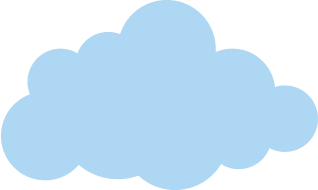
#> input picture gamedata/cloud2.png, 318 x 190 px
$ python createpic.py
#> lines starting #> are read from the running program, lines starting #| are printed output that depends on the picture
from PIL import Image
import random
import os

def check_collision(rect1, rect2):
    x1, y1, w1, h1 = rect1
    x2, y2, w2, h2 = rect2
    if (x1 < x2 + w2 and x1 + w1 > x2 and y1 < y2 + h2 and y1 + h1 > y2):
        return True
    return False

def backtrack(bottom, images, positions, available_area):
    if len(images) == 0:
        return True
    image = images[0]
    random.shuffle(available_area)  # shuffle available areas to reduce bias
    for i in range(len(available_area)):
        x, y = available_area[i]
        if x + image.width > bottom.width or y + image.height > bottom.height:
            continue
        overlapping = False
        for pos in positions:
            if check_collision((x, y, image.width, image.height), pos):
                overlapping = True
                break
        if not overlapping:
            bottom.paste(image, (x, y), image)
            positions.append((x, y, image.width, image.height))
            if backtrack(bottom, images[1:], positions, available_area[:i] + available_area[i+1:]):
                return True
            positions.pop()
    return False

# Tạo danh sách tên các file png trong gamedata
clouds = ['gamedata/cloud1.png', 'gamedata/cloud2.png']
others = ['gamedata/origin/human1.png', 'gamedata/origin/human2.png', 'gamedata/origin/human3.png', 'gamedata/origin/human4.png', 'gamedata/origin/human5.png', 'gamedata/origin/human6.png','gamedata/origin/human7.png','gamedata/origin/human8.png','gamedata/origin/human9.png','gamedata/origin/human10.png','gamedata/origin/food1.png', 'gamedata/origin/food2.png', 'gamedata/origin/food3.png', 'gamedata/origin/food4.png', 'gamedata/origin/food5.png', 'gamedata/origin/food6.png', 'gamedata/origin/food7.png', 'gamedata/origin/food8.png', 'gamedata/origin/food9.png', 'gamedata/origin/food10.png', 'gamedata/origin/food11.png', 'gamedata/origin/food12.png']

# Tạo ảnh background với kích thước 1920x1080 và màu (204, 255, 229)
background = Image.new('RGBA', (720, 720), (204, 255, 229))


top = background.crop((0, 0, 720, 200))
bottom = background.crop((0, 200, 720, 720))
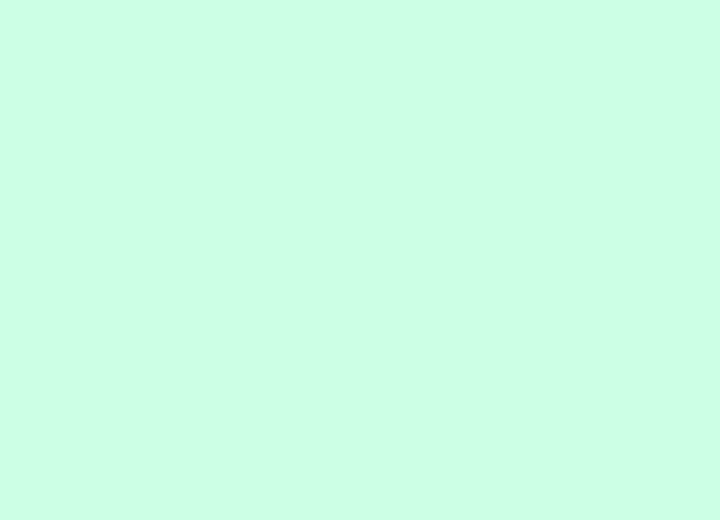
#> bottom: PIL image 720x520 RGBA; mean R, G, B, A 204, 255, 229, 255
cloud_positions = []  # List lưu trữ vị trí đã chèn của các đám mây
other_positions = []


# Chèn 4 đám mây ngẫu nhiên phía trên ảnh
for i in range(10):
    t = random.choice(clouds)
    cloud = Image.open(t).convert('RGBA')
#> cloud is the input picture: PIL image 318x190 RGBA; mean R, G, B, A 113.9, 141.4, 159, 164.6
    r, g, b, a = cloud.split()
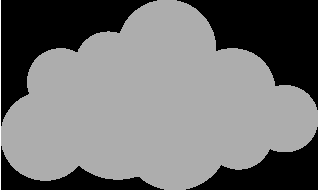
#> r: PIL image 318x190 L; min 0, max 255, mean 113.9
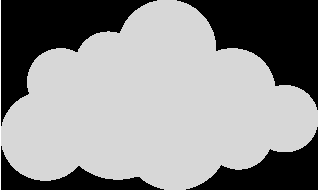
#> g: PIL image 318x190 L; min 0, max 255, mean 141.4
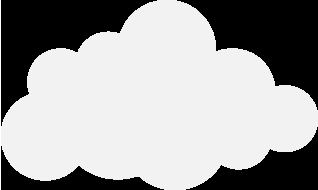
#> b: PIL image 318x190 L; min 0, max 255, mean 159
    bbox = a.getbbox()
#> bbox = (1, 0, 318, 190)
    cloud = cloud.crop(bbox)
#> cloud: PIL image 317x190 RGBA
    cloud = cloud.resize((200, 100))
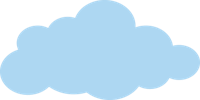
#> cloud: PIL image 200x100 RGBA; mean R, G, B, A 115.1, 143.1, 161.1, 165.1; transparent parts drawn white
    x = random.randint(0, 720 - cloud.width)
#> x = 430
    y = random.randint(0, 200 - cloud.height)
#> y = 5
    overlapping = False
    for pos in cloud_positions:
        if abs(pos[0] - x) < cloud.width and abs(pos[1] - y) < cloud.height:
            overlapping = True
            break
    if overlapping:
        continue
    mask = Image.new('L', (cloud.width, cloud.height), 0)
#> mask: PIL image 200x100 L; every value is 0
    mask.putalpha(a.crop(bbox).resize((cloud.width, cloud.height)))
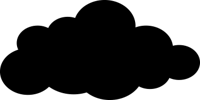
#> mask: PIL image 200x100 LA; mean R, G, B, A 0, 0, 0, 165.1; transparent parts drawn white
    top.paste(cloud, (x, y), mask)
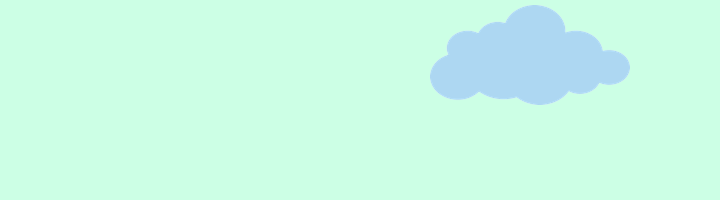
#> top: PIL image 720x200 RGBA; mean R, G, B, A 201.2, 251.4, 230.2, 254.8; transparent parts drawn white
    cloud_positions.append((x, y, cloud.width, cloud.height, t))

# chèn bất ki phía dưới ảnh

other_samples = random.sample(others, 12)
#> other_samples = 12 items, first 6: 'gamedata/origin/food6.png', 'gamedata/origin/food5.png', 'gamedata/origin/food7.png', 'gamedata/origin/human9.png', 'gamedata/origin/human2.png', 'gamedata/origin/human1.png'
other_images = []
other_name = []
for sample in other_samples:
#> (the run stopped early here; a loop or call above may not have finished)
